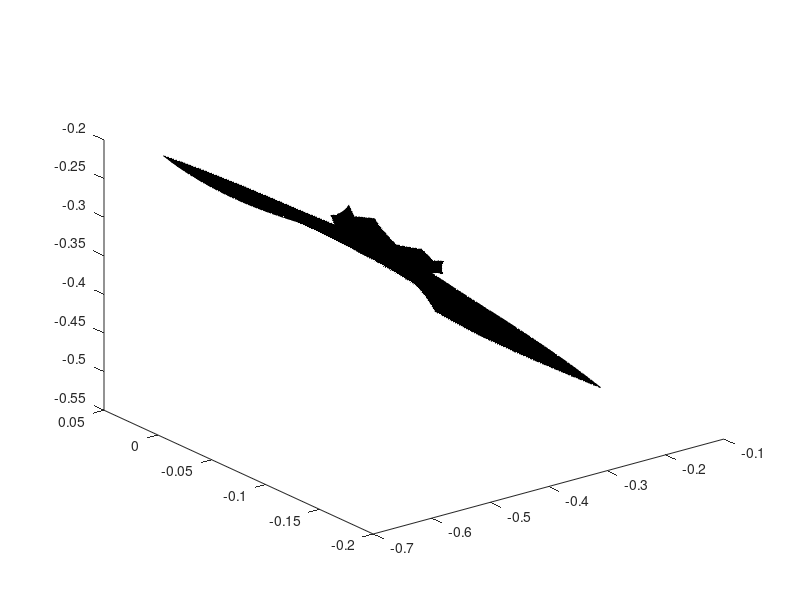

This chart was generated by the following MATLAB code: (Note: this script raises an error after producing the figure.)
load('./Data/UmbilicIsosurface_isodata.mat','faces')
load('./Data/UmbilicIsosurface_LocusVerts.mat')

g.vertices = LocusVerts;
g.faces = faces;


%% plot
figL=figure();
P=patch(g);
view(3)
P.FaceColor='g';
hold on;
u=plot3(LocusUmbilic(1),LocusUmbilic(2),LocusUmbilic(3),'k*');
u.LineWidth=5;
u.MarkerSize=40;

xlabel('x_0')
ylabel('x_1')
zlabel('x_2')

a = zeros(1,3); % Save how much figure is rotated (rad)

%% Rotation X0

da(1) = 0;
a(1) = a(1)+da(1);

P.Vertices = rotX(da(1),P.Vertices,LocusUmbilic);

%% Rotation X1

da(2) = -0.7;
a(2) = a(2)+da(2);

P.Vertices = rotY(da(2),P.Vertices,LocusUmbilic);

%% Rotation X2

da(3) = 0;
a(3) = a(3)+da(3);

P.Vertices = rotZ(da(3),P.Vertices,LocusUmbilic);

%% Set title
title({'Hyperbolic Umbilic',['rotated around x_1-direction by ' mat2str(a(2)) 'rad']})

%%
% figL.Renderer='Painter';
% orient landscape
% print(figL,'HyperbolicUmbilic.pdf','-dpdf','-fillpage')